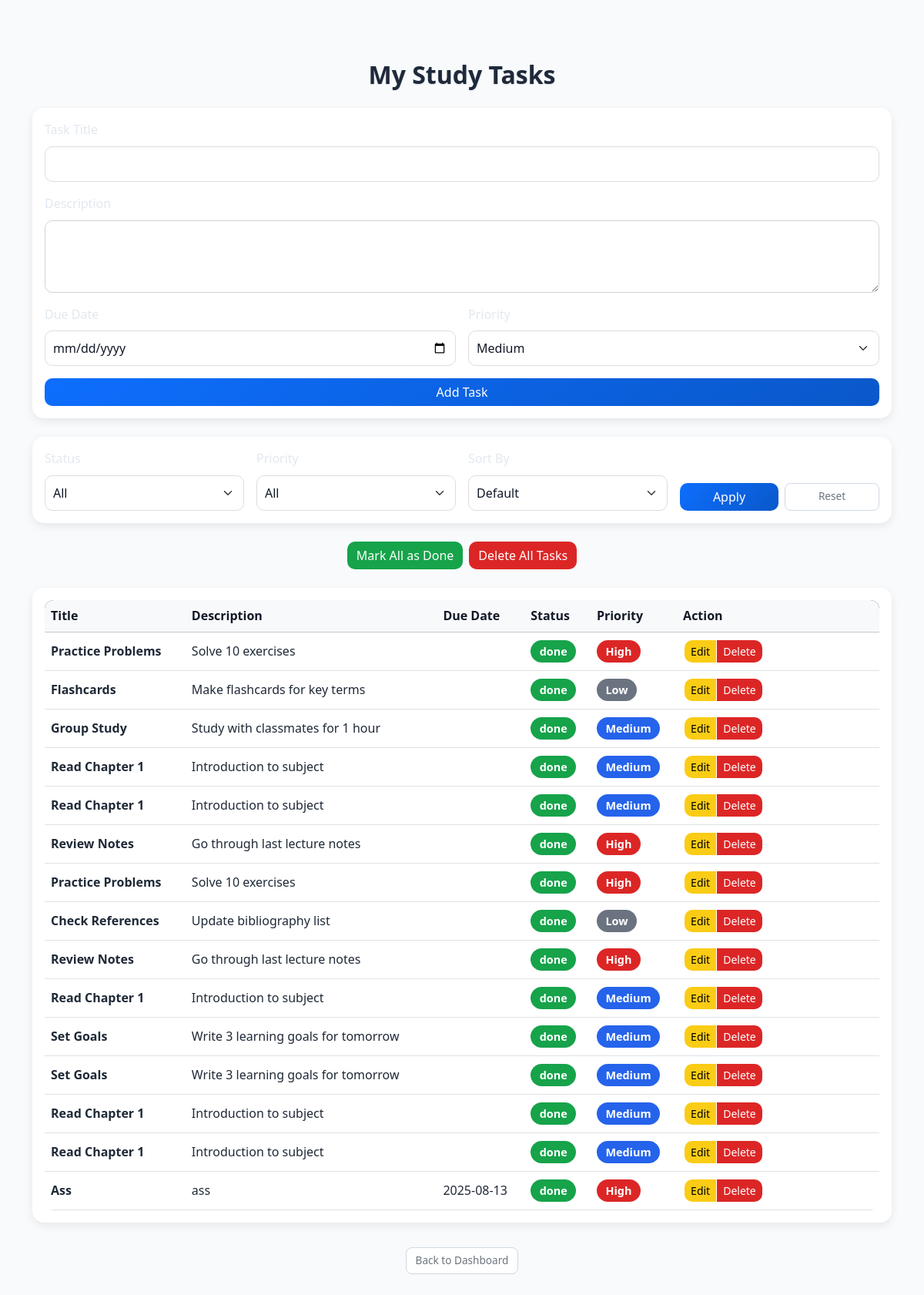
Page /tasks.php (signed in) on the committed database.
### tables this page shows
CREATE TABLE `tasks` (
  `id` int(11) NOT NULL,
  `user_id` int(11) NOT NULL,
  `title` varchar(200) NOT NULL,
  `description` text DEFAULT NULL,
  `due_date` date DEFAULT NULL,
  `priority` enum('High','Medium','Low') DEFAULT 'Medium',
  `status` enum('pending','done') DEFAULT 'pending',
  `created_at` timestamp NOT NULL DEFAULT current_timestamp()
);

### tasks.php (the view, shortened to what this page needs)
<?php
require 'config.php';
$user_id = $_SESSION['user_id'];
$where = "user_id=?";
$params = [$user_id];
$order = "due_date ASC";
$stmt = $pdo->prepare("SELECT * FROM tasks WHERE $where ORDER BY $order");
$stmt->execute($params);
$tasks = $stmt->fetchAll();
?>
<!DOCTYPE html>
<html>
<head>
  <link href="https://cdn.jsdelivr.net/npm/bootstrap@5.3.3/dist/css/bootstrap.min.css" rel="stylesheet">
  <link rel="stylesheet" href="css/style.css">
</head>
<body class="tasks-body">
  <div class="container py-5">
    <h2 class="mb-4 text-center">My Study Tasks</h2>
    <div class="card soft-card mb-4">
      <div class="card-body">
        <form method="post" class="row g-3">
          <div class="col-12">
            <label class="form-label">Task Title</label>
            <input type="text" name="title" class="form-control" required>
          </div>
          <div class="col-12">
            <label class="form-label">Description</label>
            <textarea name="description" class="form-control" rows="3"></textarea>
          </div>
          <div class="col-md-6">
            <label class="form-label">Due Date</label>
            <input type="date" name="due_date" class="form-control">
          </div>
          <div class="col-md-6">
            <label class="form-label">Priority</label>
            <select name="priority" class="form-select">
              <option value="Medium" selected>Medium</option>
            </select>
          </div>
          <div class="col-12">
            <button class="btn btn-primary w-100">Add Task</button>
          </div>
        </form>
      </div>
    </div>
    <div class="card soft-card mb-4">
      <div class="card-body">
        <form method="get" class="row g-3 align-items-end">
          <div class="col-md-3">
            <label class="form-label">Status</label>
            <select name="status" class="form-select">
              <option value="">All</option>
            </select>
          </div>
          <div class="col-md-3">
            <label class="form-label">Priority</label>
            <select name="priority" class="form-select">
              <option value="">All</option>
            </select>
          </div>
          <div class="col-md-3">
            <label class="form-label">Sort By</label>
            <select name="sort" class="form-select">
              <option value="">Default</option>
            </select>
          </div>
          <div class="col-md-3 d-flex gap-2">
            <button class="btn btn-primary flex-fill">Apply</button>
            <a href="tasks.php" class="btn btn-outline-secondary flex-fill">Reset</a>
          </div>
        </form>
      </div>
    </div>
    <div class="d-flex flex-wrap justify-content-center gap-2 mb-4">
      <a href="?action=mark_all_done" class="btn btn-success">Mark All as Done</a>
      <a href="?action=delete_all" class="btn btn-danger"
         onclick="return confirm('Are you sure you want to delete ALL tasks?');">Delete All Tasks</a>
    </div>
    <div class="card soft-card">
      <div class="card-body">
        <div class="table-responsive">
          <table class="table table-hover align-middle mb-0">
            <thead class="table-light">
              <tr>
                <th style="min-width:160px;">Title</th>
                <th style="min-width:240px;">Description</th>
                <th>Due Date</th>
                <th>Status</th>
                <th>Priority</th>
                <th style="min-width:230px;">Action</th>
              </tr>
            </thead>
            <tbody>
              <?php if (empty($tasks)): ?>
                <tr><td colspan="6" class="text-center text-muted py-4">No tasks found.</td></tr>
              <?php else: ?>
                <?php foreach ($tasks as $t): ?>
                <tr>
                  <td class="fw-semibold"><?= htmlspecialchars($t['title']) ?></td>
                  <td class="text-wrap"><?= nl2br(htmlspecialchars($t['description'])) ?></td>
                  <td><?= htmlspecialchars($t['due_date']) ?></td>
                  <td>
                    <span class="badge rounded-pill <?= $t['status']==='done' ? 'bg-success' : 'bg-warning text-dark' ?>">
                      <?= htmlspecialchars($t['status']) ?>
                    </span>
                  </td>
                  <td>
                    <?php
                      $p = htmlspecialchars($t['priority']);
                      $pc = $p==='High' ? 'bg-danger' : ($p==='Medium' ? 'bg-primary' : 'bg-secondary');
                    ?>
                    <span class="badge rounded-pill <?= $pc ?>"><?= $p ?></span>
                  </td>
                  <td>
                    <div class="btn-group btn-group-sm flex-wrap action-buttons" role="group" aria-label="Actions">
                      <a href="edit_task.php?id=<?= $t['id'] ?>" class="btn btn-warning">Edit</a>
                      <a href="delete_task.php?id=<?= $t['id'] ?>" class="btn btn-danger"
                         onclick="return confirm('Delete this task?');">Delete</a>
                    </div>
                  </td>
                </tr>
                <?php endforeach; ?>
              <?php endif; ?>
            </tbody>
          </table>
        </div>
      </div>
    </div>
    <div class="mt-4 text-center">
      <a href="dashboard.php" class="btn btn-outline-secondary">Back to Dashboard</a>
    </div>
  </div>
</body>
</html>

### rows in the picture
tasks: title "Practice Problems", description "Solve 10 exercises", status "done", priority "High"
tasks: title "Flashcards", description "Make flashcards for key terms", status "done", priority "Low"
tasks: title "Group Study", description "Study with classmates for 1 hour", status "done", priority "Medium"
tasks: title "Read Chapter 1", description "Introduction to subject", status "done", priority "Medium"
tasks: title "Read Chapter 1", description "Introduction to subject", status "done", priority "Medium"
tasks: title "Review Notes", description "Go through last lecture notes", status "done", priority "High"
tasks: title "Practice Problems", description "Solve 10 exercises", status "done", priority "High"
tasks: title "Check References", description "Update bibliography list", status "done", priority "Low"
tasks: title "Review Notes", description "Go through last lecture notes", status "done", priority "High"
tasks: title "Read Chapter 1", description "Introduction to subject", status "done", priority "Medium"
tasks: title "Set Goals", description "Write 3 learning goals for tomorrow", status "done", priority "Medium"
tasks: title "Set Goals", description "Write 3 learning goals for tomorrow", status "done", priority "Medium"
tasks: title "Read Chapter 1", description "Introduction to subject", status "done", priority "Medium"
tasks: title "Read Chapter 1", description "Introduction to subject", status "done", priority "Medium"
tasks: title "Ass", description "ass", due_date "2025-08-13", status "done", priority "High"
